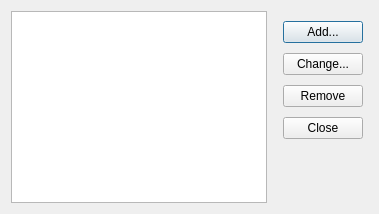
<?xml version="1.0" encoding="UTF-8"?>
<ui version="4.0">
 <class>ConnectionsDialog</class>
 <widget class="QDialog" name="ConnectionsDialog">
  <property name="geometry">
   <rect>
    <x>0</x>
    <y>0</y>
    <width>342</width>
    <height>194</height>
   </rect>
  </property>
  <property name="windowTitle">
   <string>Dialog</string>
  </property>
  <layout class="QHBoxLayout" name="horizontalLayout">
   <property name="sizeConstraint">
    <enum>QLayout::SetFixedSize</enum>
   </property>
   <item>
    <widget class="QListView" name="listConnections"/>
   </item>
   <item>
    <layout class="QVBoxLayout" name="verticalLayout">
     <property name="spacing">
      <number>10</number>
     </property>
     <property name="leftMargin">
      <number>10</number>
     </property>
     <property name="topMargin">
      <number>10</number>
     </property>
     <property name="rightMargin">
      <number>5</number>
     </property>
     <item>
      <widget class="QPushButton" name="btnAdd">
       <property name="text">
        <string>Add...</string>
       </property>
      </widget>
     </item>
     <item>
      <widget class="QPushButton" name="btnChange">
       <property name="text">
        <string>Change...</string>
       </property>
      </widget>
     </item>
     <item>
      <widget class="QPushButton" name="btnRemove">
       <property name="text">
        <string>Remove</string>
       </property>
      </widget>
     </item>
     <item>
      <widget class="QPushButton" name="btnClose">
       <property name="text">
        <string>Close</string>
       </property>
      </widget>
     </item>
     <item>
      <spacer name="verticalSpacer">
       <property name="orientation">
        <enum>Qt::Vertical</enum>
       </property>
       <property name="sizeHint" stdset="0">
        <size>
         <width>20</width>
         <height>40</height>
        </size>
       </property>
      </spacer>
     </item>
    </layout>
   </item>
  </layout>
 </widget>
 <resources/>
 <connections/>
</ui>
